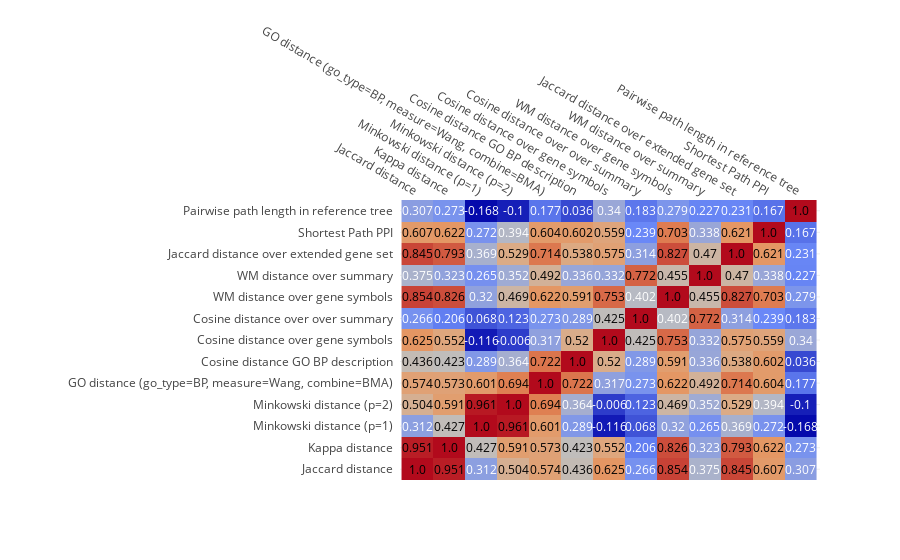
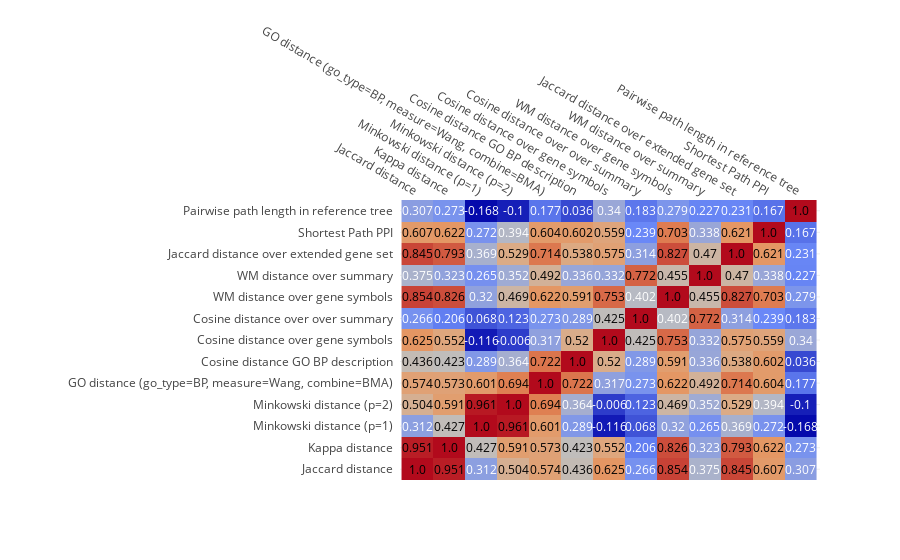

The notebook cell these images were saved under, in order:
### Code cell
print(RenderTree(gsd.gene_sets.load_tree("evaluation_data/reactome/R-HSA-8982491/tree.json")))
print("Pearson correlations:")
iplot(create_heatmap(extract_score_df("R-HSA-8982491", "pearson")))
print("Spearman correlations:")
iplot(create_heatmap(extract_score_df("R-HSA-8982491", "spearman")))
